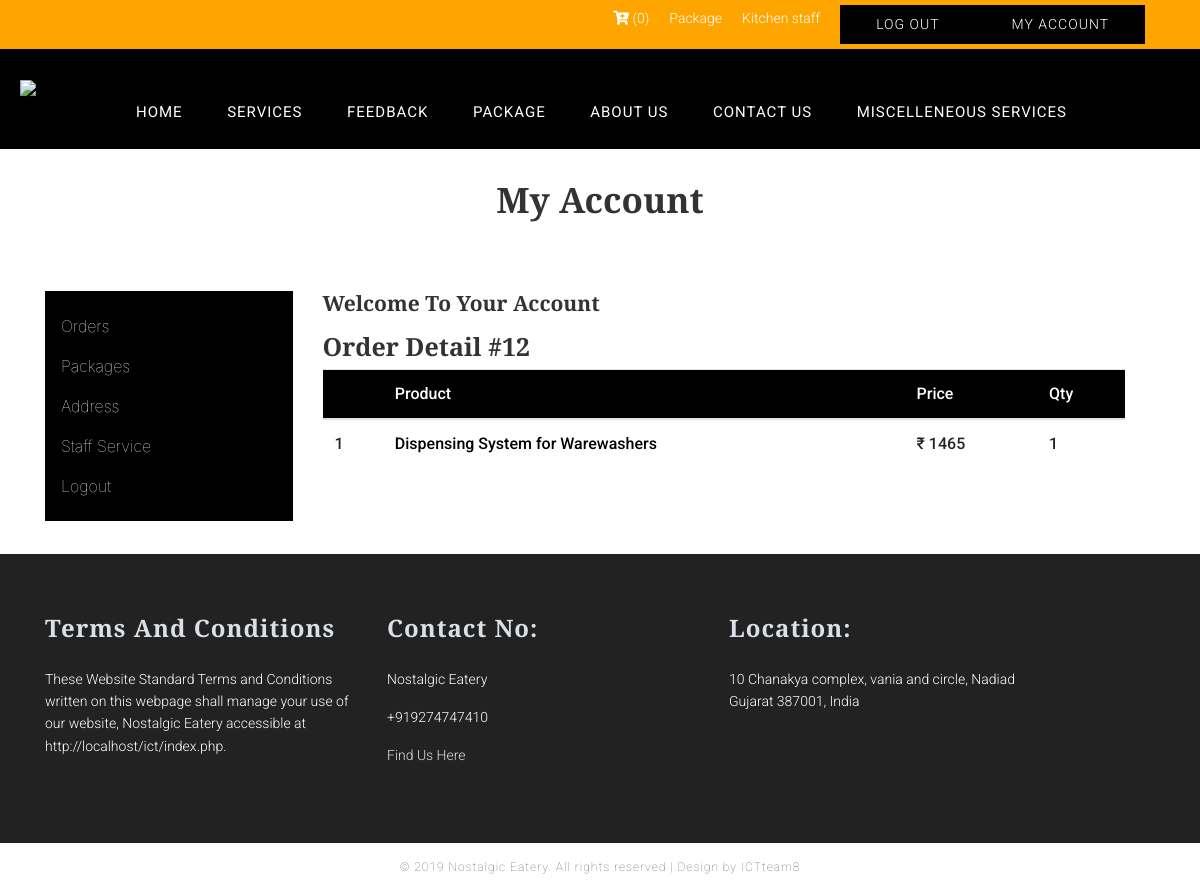
Page /my-account.php?content=orders_detail&id=12 (signed in) on the committed database.
### tables this page shows
CREATE TABLE `orders` (
  `id` int(10) UNSIGNED NOT NULL,
  `order_id` int(11) DEFAULT NULL,
  `item_id` int(11) UNSIGNED DEFAULT NULL,
  `user_id` int(11) UNSIGNED DEFAULT NULL,
  `qty` varchar(255) DEFAULT NULL,
  `price` varchar(255) DEFAULT NULL,
  `created_at` datetime NOT NULL DEFAULT CURRENT_TIMESTAMP,
  `transactin_id` varchar(255) DEFAULT NULL
);

CREATE TABLE `products` (
  `id` int(11) NOT NULL,
  `product_code` varchar(255) DEFAULT NULL,
  `product_name` varchar(255) DEFAULT NULL,
  `product_cat` varchar(255) DEFAULT NULL,
  `price` int(255) DEFAULT NULL,
  `descrptions` longtext,
  `img_name` varchar(255) DEFAULT NULL,
  `created_at` datetime DEFAULT CURRENT_TIMESTAMP
);

### server.php (called while the page is built, shortened)
<?php
$servername = "localhost";
$username = "root";
$password = "";
$db = "ictatjcu_cons2";
$conn = mysqli_connect($servername, $username, $password, $db);
function print_orders_detail($id=null){
	global $conn;
	$table = "orders";
	$query = "SELECT o.*, p.product_name ,p.id as pid FROM " . $table." o, products p";
	if($id){
		$query .= "  WHERE o.item_id =p.id AND o.order_id= ".$id;
	}
	$query .= " order by id DESC";
	$query = mysqli_query($conn, $query);
	return  mysqli_fetch_all($query, MYSQLI_ASSOC);
}
?>

### orders_detail.php (the view)
<h1>Order Detail #<?php echo $id;?></h1>
<table class="table" id="order_list">
    <thead>
        <tr>
            <th></th>
            <th>Product</th>
            <th>Price</th>
            <th>Qty</th>
        </tr>
    </thead>
    <tbody>
        <?php $i=0; foreach ($orders_detail as $key => $order) { $i++; ?>
        <tr>
            <td><?php echo $i;?></td>
            <td><a href="#"><?php echo $order['product_name'];?></a></td>
            <td>₹ <?php echo $order['price'];?></td>
            <td><?php echo $order['qty'];?></td>
        </tr>
        <?php } ?>
    </tbody>
</table>

### style.css (style rules this page uses)
* { margin:0; padding:0; font-family: verdana; scroll-behavior:smooth; }
body { background:#fff;padding: 0px;margin: 0px; }
#contact h1 { padding-top:0%;font-family: 'Playfair Display', serif;color: #333333;font-weight: 700; text-transform: capitalize;font-size: 25px; }
table { border-collapse:collapse; width:100%; margin-bottom:5%; }
td,th { text-align:center; padding:8px;font-family: "Roboto", sans-serif;font-weight: 500; width: 100%; float: left; }
body { font-family: $font-default; font-weight: 100; }
h1 { font-weight: 100; }
#kitchen_stat th, td { width: auto; float: none; text-align: left; }
.table td, .table th { float: none; width: auto; text-align: left; }
#contact td a { color: #000; }
#contact thead { background-color: #000; }
#contact thead tr th { color: #fff; }

### rows in the picture
orders: products.product_name "Dispensing System for Warewashers", price "1465", qty "1"

### other values in the picture
$cart_count "0"
$id "12"
